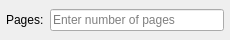
<?xml version="1.0" encoding="UTF-8"?>
<ui version="4.0">
 <class>PagesCriteriaWidget</class>
 <widget class="QWidget" name="PagesCriteriaWidget">
  <property name="geometry">
   <rect>
    <x>0</x>
    <y>0</y>
    <width>230</width>
    <height>40</height>
   </rect>
  </property>
  <property name="windowTitle">
   <string>Form</string>
  </property>
  <layout class="QHBoxLayout" name="horizontalLayout">
   <property name="leftMargin">
    <number>6</number>
   </property>
   <property name="topMargin">
    <number>6</number>
   </property>
   <property name="rightMargin">
    <number>6</number>
   </property>
   <property name="bottomMargin">
    <number>6</number>
   </property>
   <item>
    <widget class="QLabel" name="label">
     <property name="text">
      <string>Pages:</string>
     </property>
    </widget>
   </item>
   <item>
    <widget class="QLineEdit" name="pages_LineEdit">
     <property name="placeholderText">
      <string>Enter number of pages</string>
     </property>
    </widget>
   </item>
  </layout>
 </widget>
 <resources/>
 <connections/>
</ui>
